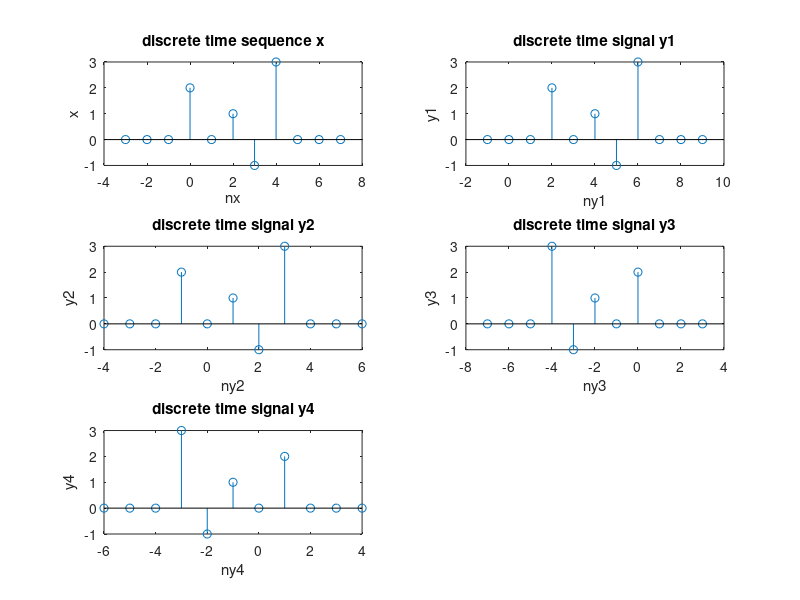

Write MATLAB code to recreate this figure.
%% EXP 1
%
% Snigdha Labh, 17070123105
%
%% SOURCE CODE
clc
clear all
close all
%% question 1:
nx=[-3:1:7];
x=[0 0 0 2 0 1 -1 3 0 0 0];
subplot(3,2,1)
stem(nx,x);
title('discrete time sequence x')
ylabel('x');
xlabel('nx');
%% question 2
nx1=nx+2;
y1=x;
subplot(3,2,2);
stem(nx1,y1);
title('discrete time signal y1')
ylabel('y1');
xlabel('ny1');
%2
nx2=nx-1;
y2=x;
subplot(3,2,3);
stem(nx2,y2);
title('discrete time signal y2')
ylabel('y2');
xlabel('ny2');
%3
nx3=nx*(-1);
y3=x;
subplot(3,2,4);
stem(nx3,y3);
title('discrete time signal y3')
ylabel('y3');
xlabel('ny3');
%4
nx4=nx3+1;
y4=x;
subplot(3,2,5);
stem(nx4,y4);
title('discrete time signal y4')
ylabel('y4');
xlabel('ny4');
%% question 3
%
% y1 signal is delayed by 2.
%
% y2 is advanced by 1.
% 
% y3 is flipped.
%
% y4 is flipped and advanced by 1.
%% CONCLUSION
%
% In this experiment we plotted Discrete Time sequence x by using stem
% function and then plotted vectors y1, y2 ,y3, y4 and did operations- shifting, folding and compared how these
% signals are related to original signal x. And we obtained desired result.